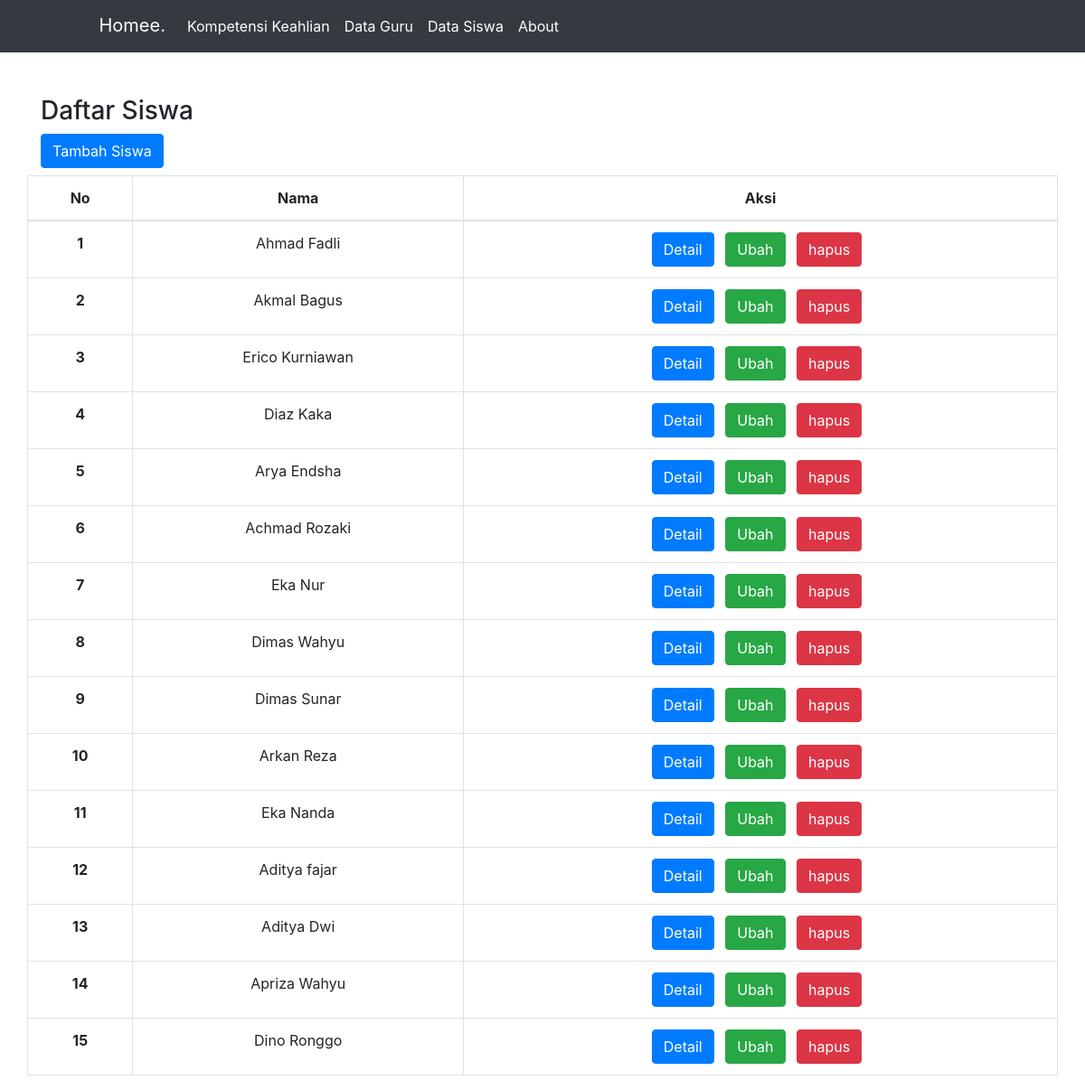
The app's page /public/siswa with its own data.
### tables this page shows
CREATE TABLE `data_siswa` (
  `id` int NOT NULL,
  `nama` varchar(50) NOT NULL,
  `jenis_kelamin` varchar(50) NOT NULL,
  `alamat` varchar(100) NOT NULL
);

### app/core/Controller.php (called while the page is built, shortened)
<?php
class Controller {
    public function view($view, $data = []){
        require_once "../app/view/" . $view . '.php';
    }
    public function model($model){
        return new $model;
    }
}
?>

### app/controller/Siswa.php (called while the page is built, shortened)
<?php
class Siswa extends Controller {
    public function index(){
        $data['judul'] = "Siswa";
        $data['nama'] = $this->model("Siswa_model")->getAllBlog();
        $this->view("templates/header", $data);
        $this->view('Siswa/index', $data);
        $this->view("templates/footer", $data);
    }
}
?>

### app/core/App.php (called while the page is built, shortened)
<?php
class App
{
    protected $method = "index";
    protected $params = [];
    public function __construct()
    {
        $url = $this->parseURL();
        if(isset($url[0])){
        if(file_exists('../app/controller/'.$url[0].'.php')){
            unset($url[0]);
            }
        }
            $this->controller = new $this->controller;
            if(!empty($url)){
                    $this->params = array_values($url);
            }
            call_user_func_array(
                [$this->controller,$this->method],
                $this->params);
    }
    public function parseURL()
    {
        if (isset($_GET['url'])){
            $url = ($_GET['url']. "/");
            $url = filter_var($url, FILTER_SANITIZE_URL);
            $url = explode('/',$url);
            return $url;
        }
    }
}
?>

### public/index.php (called while the page is built, shortened)
<?php
$app = new App;
?>

### app/core/Database.php (called while the page is built, shortened)
<?php
class Database {
    private $host = DB_HOST;
    private $user = DB_USER;
    private $pass = DB_PASS;
    private $db_name = DB_NAME;
    private $dbh;
    private $stmt;
    public function __construct()
    {
        $dsn = 'mysql:host=' . $this->host . ';dbname=' . $this->db_name;
        $option = [
            PDO::ATTR_PERSISTENT => true,
            PDO::ATTR_ERRMODE => PDO::ERRMODE_EXCEPTION
        ];
        try {
            $this->dbh = new PDO($dsn, $this->user, $this->pass, $option);
        } catch(PDOException $e) {
            die($e->getMessage());
        }
    }
    public function query($query)
    {
        $this->stmt = $this->dbh->prepare($query);
    }
    public function execute()
    {
        $this->stmt->execute();
    }
    public function resultSet()
    {
        $this->execute();
        return $this->stmt->fetchAll(PDO::FETCH_ASSOC);
    }
}

### app/model/Siswa_model.php (called while the page is built, shortened)
<?php
class Siswa_model {
    private $table = 'data_siswa';
    private $db;
    public function __construct(){
       $this->db = new Database;
    }
    public function getAllBlog(){
        $this->db->query("SELECT * FROM " . $this->table);
        return $this->db->resultSet();
    }
}
?>

### app/view/Siswa/index.php (the view, shortened to what this page needs)
<div class="container mt-5">
    <div class="row">
        <div class="col-6">
            <h3>Daftar Siswa</h3>
            <button type="button" class="btn btn-primary mb-2" data-toggle="modal" data-target="#modol">
                    Tambah Siswa
            </button>
                            </div>
 <table class="table table-bordered">
                <thead>
                    <tr>
                    <th scope="col"><center>No</center></th>
                    <th scope="col"><center>Nama</center></th>
                    <th scope="col"><center>Aksi</center></th>
                    </tr>
                </thead>
                <?php $id = 1;?>
                <tbody>
                    <?php foreach($data['nama'] as $blog) :?>
                    <tr>
                    <th scope="row"><center><?= $id++; ?></center></th>
                    <td><center><?= $blog['nama']?></center></td>
                    <td>
                        <center>
                        <button type="button" class="btn btn-primary mr-2" data-toggle="modal" data-target="#moll<?=$blog['id']?>">
                            Detail
                        </button>
                            </div>
                        <button type="button" class="btn btn-success mr-2" data-toggle="modal" data-target="#exampleModal<?=$blog['id']?>">
                            Ubah
                        </button>
                            </div>
                            <a href="<?= BASE_URL; ?>/siswa/hapus/<?= $blog['id']?> " onclick="return confirm('Yakin?');" class="btn btn-danger mr-2">hapus</a>
                    </td>
                    </tr>
                    <?php endforeach?>

### app/view/templates/header.php (shortened to what this page needs)
<!DOCTYPE html>
<html lang="en">
<head>
    <link rel="stylesheet" href="https://cdn.jsdelivr.net/npm/bootstrap@4.0.0/dist/css/bootstrap.min.css">
</head>
<body>
<nav class="navbar navbar-expand-lg navbar-dark bg-dark">
  <div class="collapse navbar-collapse" id="navbarNav" style="
  margin-left:8%;
  ">
  <a class="navbar-brand" href="<?= BASE_URL; ?>/home" style="
  margin-bottom: 2px;
  ">Homee.</a>
    <ul class="navbar-nav">
      <li class="nav-item active">
        <a class="nav-link" href="<?= BASE_URL; ?>/jurusan">Kompetensi Keahlian <span class="sr-only">(current)</span></a>
      </li>
      <li class="nav-item active">
        <a class="nav-link" href="<?= BASE_URL; ?>/guru">Data Guru</a>
      </li>
      <li class="nav-item active">
        <a class="nav-link" href="<?= BASE_URL; ?>/siswa">Data Siswa</a>
      </li>
      <li class="nav-item active">
        <a class="nav-link" href="<?= BASE_URL; ?>/user/profile">About</a>
      </li>
    </ul>
  </div>
</nav>

### app/view/templates/footer.php (shortened to what this page needs)
</body>
</html>

### records on screen
data_siswa: nama "Ahmad Fadli"
data_siswa: nama "Akmal Bagus"
data_siswa: nama "Erico Kurniawan"
data_siswa: nama "Diaz Kaka"
data_siswa: nama "Arya Endsha"
data_siswa: nama "Achmad Rozaki"
data_siswa: nama "Eka Nur"
data_siswa: nama "Dimas Wahyu"
data_siswa: nama "Dimas Sunar"
data_siswa: nama "Arkan Reza"
data_siswa: nama "Eka Nanda"
data_siswa: nama "Aditya fajar"
data_siswa: nama "Aditya Dwi"
data_siswa: nama "Apriza Wahyu"
data_siswa: nama "Dino Ronggo"
